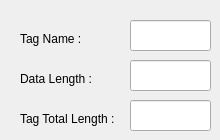
    <widget class="QWidget" name="tab_10">
     <attribute name="title">
      <string>TYPE</string>
     </attribute>
     <widget class="QLabel" name="lblImg3TagTYPE">
      <property name="geometry">
       <rect>
        <x>20</x>
        <y>30</y>
        <width>91</width>
        <height>17</height>
       </rect>
      </property>
      <property name="text">
       <string>Tag Name :</string>
      </property>
     </widget>
     <widget class="QLineEdit" name="txtImg3TagTYPE">
      <property name="geometry">
       <rect>
        <x>130</x>
        <y>20</y>
        <width>81</width>
        <height>31</height>
       </rect>
      </property>
      <property name="readOnly">
       <bool>true</bool>
      </property>
     </widget>
     <widget class="QLabel" name="lblImg3TotalLengthTYPE">
      <property name="geometry">
       <rect>
        <x>20</x>
        <y>110</y>
        <width>111</width>
        <height>17</height>
       </rect>
      </property>
      <property name="text">
       <string>Tag Total Length :</string>
      </property>
     </widget>
     <widget class="QLineEdit" name="txtImg3TotalLengthTYPE">
      <property name="geometry">
       <rect>
        <x>130</x>
        <y>100</y>
        <width>81</width>
        <height>31</height>
       </rect>
      </property>
      <property name="readOnly">
       <bool>true</bool>
      </property>
     </widget>
     <widget class="QLabel" name="lblImg3LengthTagTYPE">
      <property name="geometry">
       <rect>
        <x>20</x>
        <y>70</y>
        <width>91</width>
        <height>17</height>
       </rect>
      </property>
      <property name="text">
       <string>Data Length :</string>
      </property>
     </widget>
     <widget class="QLineEdit" name="txtImg3DataLengthTYPE">
      <property name="geometry">
       <rect>
        <x>130</x>
        <y>60</y>
        <width>81</width>
        <height>31</height>
       </rect>
      </property>
      <property name="readOnly">
       <bool>true</bool>
      </property>
     </widget>
    </widget>
